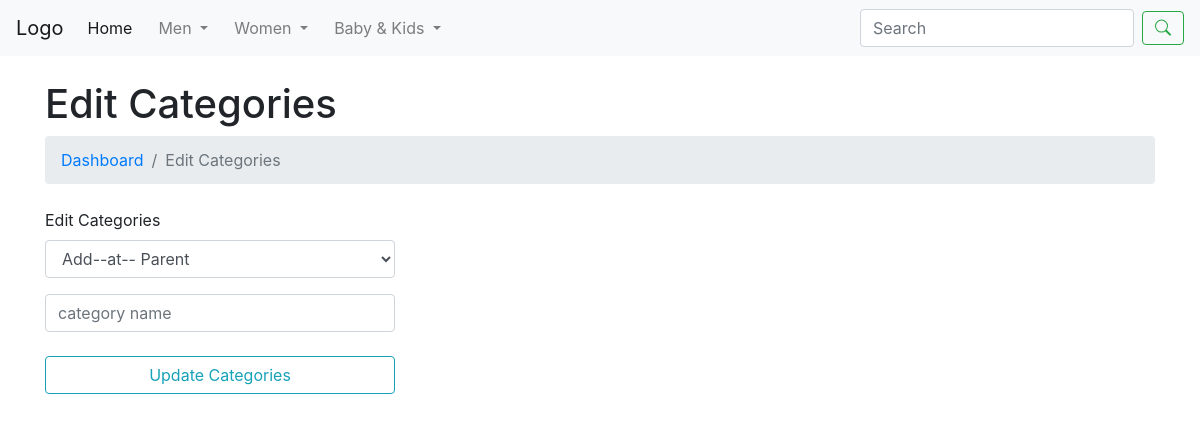
The app's page /edit_category.php with its own data.
### tables this page shows
CREATE TABLE `tbl_categories` (
  `category_id` int(11) NOT NULL,
  `category_name` varchar(255) NOT NULL,
  `parent_category_id` int(11) NOT NULL
);

### edit_category.php (the view, shortened to what this page needs)
<?php
include("navigation_bar.php");
?>
<div id="layoutSidenav_content">
    <main>
      <div class="container">
        <h1 class="mt-4">Edit Categories</h1>
        <ol class="breadcrumb mb-4">
          <li class="breadcrumb-item"><a href="index.html">Dashboard</a></li>
          <li class="breadcrumb-item active">Edit Categories</li>
        </ol>
          <div class="row">
              <div class="col-md-4">
                  <form class="form" method="POST" action="">
                <div class="form-group">
                  <label for="add_categories">Edit Categories</label>
                  <select id="parent_category_id" name="parent_category_id" class="form-control">
                    <option value="0"<? (($parent_value == 0)?' selected="selected"':''); ?>>Add--at-- Parent</option>
                  </select>
                </div>
                <input class="form-control" type="text" name="category_name" placeholder="category name"  id="category_name" value="<?= $category_value;?>" />
                <br>
                <button type="submit" name="edit" id="edit"
                class="btn btn-outline-info btn-md btn-block">Update Categories</button>
              </form>
              </div>
          </div>
      </div>
  </main>
</div>

### navigation_bar.php (shortened to what this page needs)
<?php
include("functions.php");
?>
<link rel="stylesheet" type="text/css" href="https://stackpath.bootstrapcdn.com/bootstrap/4.5.0/css/bootstrap.min.css">
<nav class="navbar navbar-expand-lg navbar-light bg-light">
  <a class="navbar-brand" href="#">Logo</a>
  <div class="collapse navbar-collapse" id="navbarSupportedContent">
    <ul class="navbar-nav mr-auto">
      <li class="nav-item active">
        <a class="nav-link" href="index.php">Home <span class="sr-only">(current)</span></a>
      </li>
      <?php
      $parent_query = "SELECT * FROM `tbl_categories` WHERE parent_category_id = 0";
      $parent_result = mysqli_query($connection, $parent_query) or die( mysqli_error($connection));
      while($parent = mysqli_fetch_assoc($parent_result)){ ?>
        <li class="nav-item dropdown" style="padding-left: 10px;">
      <li class="nav-item dropdown">
        <a class="nav-link dropdown-toggle" href="#" id="navbarDropdown" role="button" data-toggle="dropdown" aria-haspopup="true" aria-expanded="false">
          <?php echo $parent['category_name'];?>
        </a>
      </li>
      <?php }?>
    </ul>
    <form class="form-inline my-2 my-lg-0">
      <input class="form-control mr-sm-2" type="search" aria-label="Small" aria-describedby="inputGroup-sizing-sm" placeholder="Search" aria-label="Search">
      <button class="btn btn-outline-success my-2 my-sm-0" type="submit">
      </button>
    </form>
  </div>
</nav>

### records on screen
tbl_categories: category_name "Men"
tbl_categories: category_name "Women"
tbl_categories: category_name "Baby & Kids"
